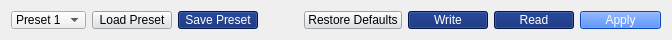
     <widget class="QWidget" name="button_area" native="true">
      <property name="minimumSize">
       <size>
        <width>0</width>
        <height>40</height>
       </size>
      </property>
      <property name="maximumSize">
       <size>
        <width>16777215</width>
        <height>40</height>
       </size>
      </property>
      <property name="styleSheet">
       <string notr="true"/>
      </property>
      <layout class="QHBoxLayout" name="horizontalLayout_2">
       <item>
        <widget class="QComboBox" name="preset_select">
         <property name="styleSheet">
          <string notr="true"/>
         </property>
         <item>
          <property name="text">
           <string>Preset 1</string>
          </property>
         </item>
         <item>
          <property name="text">
           <string>Preset 2</string>
          </property>
         </item>
         <item>
          <property name="text">
           <string>Preset 3</string>
          </property>
         </item>
        </widget>
       </item>
       <item>
        <widget class="QPushButton" name="load_button">
         <property name="styleSheet">
          <string notr="true">QPushButton {
    background-color: rgb(221, 225, 230);
    color: rgb(0, 0, 0);
}

QPushButton:hover {
    background-color: rgb(200, 205, 210);  /* 少し濃い */
    color: rgb(0, 0, 0);
}

QPushButton:pressed {
    background-color: rgb(170, 175, 180);  /* さらに濃い */
    color: rgb(0, 0, 0);
}
</string>
         </property>
         <property name="text">
          <string>Load Preset</string>
         </property>
        </widget>
       </item>
       <item>
        <widget class="QPushButton" name="save_button">
         <property name="styleSheet">
          <string notr="true">QPushButton {
    background-color: rgb(0, 29, 108);
    color: rgb(255, 255, 255);
}

QPushButton:hover {
    background-color: rgb(76, 96, 152);
    color: #FFFFFF;
}

QPushButton:pressed {
    background-color: rgb(0, 17, 64);
    color: #FFFFFF;
}
</string>
         </property>
         <property name="text">
          <string>Save Preset</string>
         </property>
         <property name="icon">
          <iconset>
           <normaloff>:/RegisterPages/Images/Pages/RegisterPage/save-sharp.png</normaloff>:/RegisterPages/Images/Pages/RegisterPage/save-sharp.png</iconset>
         </property>
        </widget>
       </item>
       <item>
        <spacer name="button_spacer">
         <property name="orientation">
          <enum>Qt::Orientation::Horizontal</enum>
         </property>
         <property name="sizeHint" stdset="0">
          <size>
           <width>40</width>
           <height>20</height>
          </size>
         </property>
        </spacer>
       </item>
       <item>
        <widget class="QPushButton" name="reset_button">
         <property name="styleSheet">
          <string notr="true">QPushButton {
    background-color: rgb(221, 225, 230);
    color: rgb(0, 0, 0);
}

QPushButton:hover {
    background-color: rgb(200, 205, 210);  /* 少し濃い */
    color: rgb(0, 0, 0);
}

QPushButton:pressed {
    background-color: rgb(170, 175, 180);  /* さらに濃い */
    color: rgb(0, 0, 0);
}
</string>
         </property>
         <property name="text">
          <string>Restore Defaults</string>
         </property>
         <property name="icon">
          <iconset>
           <normaloff>:/RegisterPages/Images/Pages/RegisterPage/refresh-sharp.png</normaloff>:/RegisterPages/Images/Pages/RegisterPage/refresh-sharp.png</iconset>
         </property>
        </widget>
       </item>
       <item>
        <widget class="QPushButton" name="write_button">
         <property name="styleSheet">
          <string notr="true">QPushButton {
    background-color: rgb(0, 29, 108);
    color: rgb(255, 255, 255);
}

QPushButton:hover {
    background-color: rgb(76, 96, 152);
    color: #FFFFFF;
}

QPushButton:pressed {
    background-color: rgb(0, 17, 64);
    color: #FFFFFF;
}
</string>
         </property>
         <property name="text">
          <string>Write</string>
         </property>
         <property name="icon">
          <iconset>
           <normaloff>:/RegisterPages/Images/Pages/RegisterPage/upload.png</normaloff>:/RegisterPages/Images/Pages/RegisterPage/upload.png</iconset>
         </property>
        </widget>
       </item>
       <item>
        <widget class="QPushButton" name="read_button">
         <property name="styleSheet">
          <string notr="true">QPushButton {
    background-color: rgb(0, 29, 108);
    color: rgb(255, 255, 255);
}

QPushButton:hover {
    background-color: rgb(76, 96, 152);
    color: #FFFFFF;
}

QPushButton:pressed {
    background-color: rgb(0, 17, 64);
    color: #FFFFFF;
}
</string>
         </property>
         <property name="text">
          <string>Read</string>
         </property>
         <property name="icon">
          <iconset>
           <normaloff>:/RegisterPages/Images/Pages/RegisterPage/download.png</normaloff>:/RegisterPages/Images/Pages/RegisterPage/download.png</iconset>
         </property>
        </widget>
       </item>
       <item>
        <widget class="QPushButton" name="apply_button">
         <property name="sizePolicy">
          <sizepolicy hsizetype="Minimum" vsizetype="Fixed">
           <horstretch>0</horstretch>
           <verstretch>0</verstretch>
          </sizepolicy>
         </property>
         <property name="minimumSize">
          <size>
           <width>81</width>
           <height>0</height>
          </size>
         </property>
         <property name="styleSheet">
          <string notr="true">QPushButton {
    background-color: rgb(15, 98, 254);
    color: rgb(255, 255, 255);
}

QPushButton:hover {
    background-color: rgb(35, 118, 255);
    color: #FFFFFF;
}

QPushButton:pressed {
    background-color: rgb(10, 78, 204);
    color: #FFFFFF;
}
</string>
         </property>
         <property name="text">
          <string>Apply</string>
         </property>
        </widget>
       </item>
      </layout>
     </widget>
